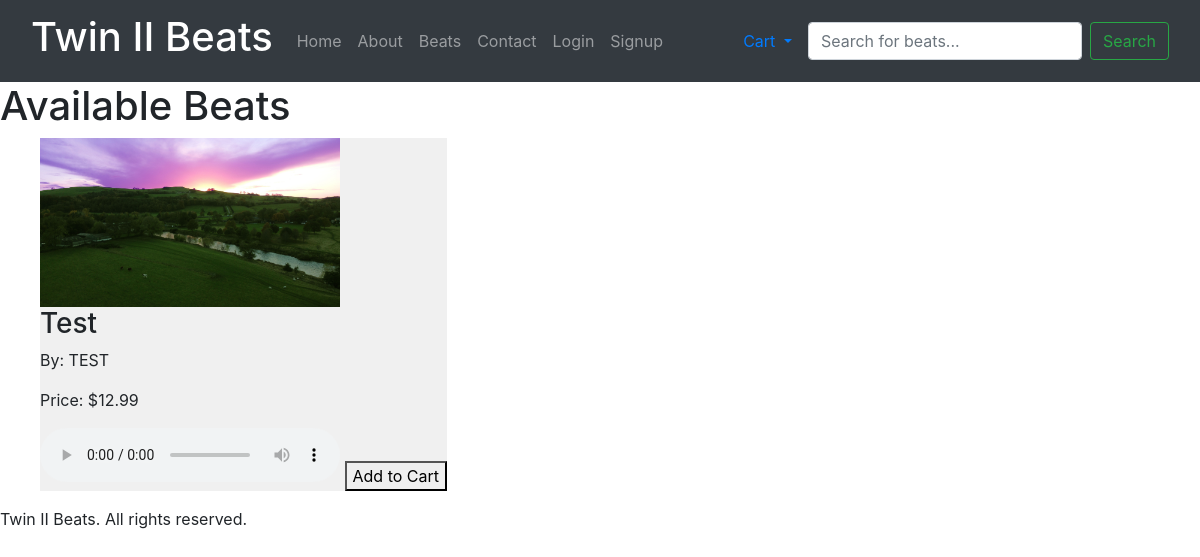
Before: /instrumentals/instrumentals/ with the older database file.
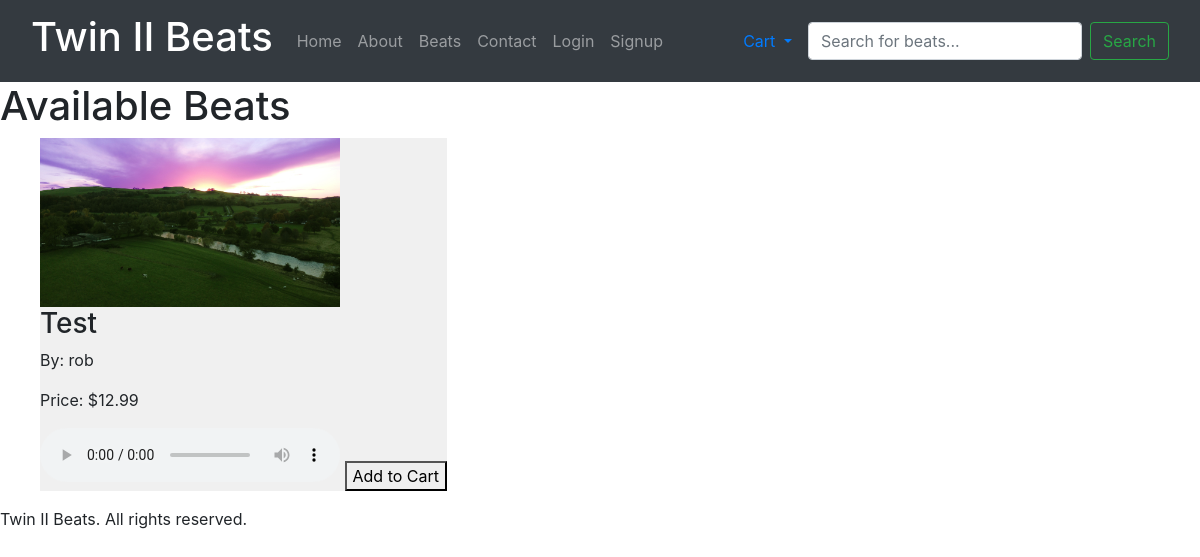
After: the same page with the newer database file.
### instrumentals/models.py (models this page shows, shortened)
class Beat(models.Model):
    title = models.CharField(max_length=100)
    producer = models.CharField(max_length=100)
    price = models.DecimalField(max_digits=10, decimal_places=2)
    cover_image = models.ImageField(upload_to='covers/', blank=True, null=True)
    audio_file = models.FileField(upload_to='audio/', blank=True, null=True)
    description = models.TextField(blank=True)
    release_date = models.DateField(null=True, blank=True)

### instrumentals/views.py (the view)
# urls.py: path('instrumentals/', views.beat_list, name='beats'), # Ensure this name matches 'beats'
def beat_list(request):
    beats = Beat.objects.all()  # Fetch all Beat instances
    return render(request, 'instrumentals/beatlist.html', {'beats': beats})

### bag/context_processors.py (called while the page is built, shortened)
def cart_items(request):
    return {}

### static/templates/instrumentals/beatlist.html (shortened to what this page needs)
{% extends "base.html" %}
{% block content %}
<h1>Available Beats</h1>
<ul>
{% for beat in beats %}
<li>
    <div class="audio-div">
        <img src="{{ beat.cover_image.url }}" alt="{{ beat.title }}" width="100" class="cover">
        <h3>{{ beat.title }}</h3>
        <p>By: {{ beat.producer }}</p>
        <p>Price: ${{ beat.price }}</p>
        <audio controls>
            <source src="{{ beat.audio_file.url }}" type="audio/mpeg">
        </audio>
        <a href="{% url 'add_to_cart' beat.id %}"><button>Add to Cart</button></a>
    </div>
</li>
{% endfor %}
</ul>
{% endblock %}

Changed rows visible on the page:
changed Beat "Test": producer "TEST" → "rob"
